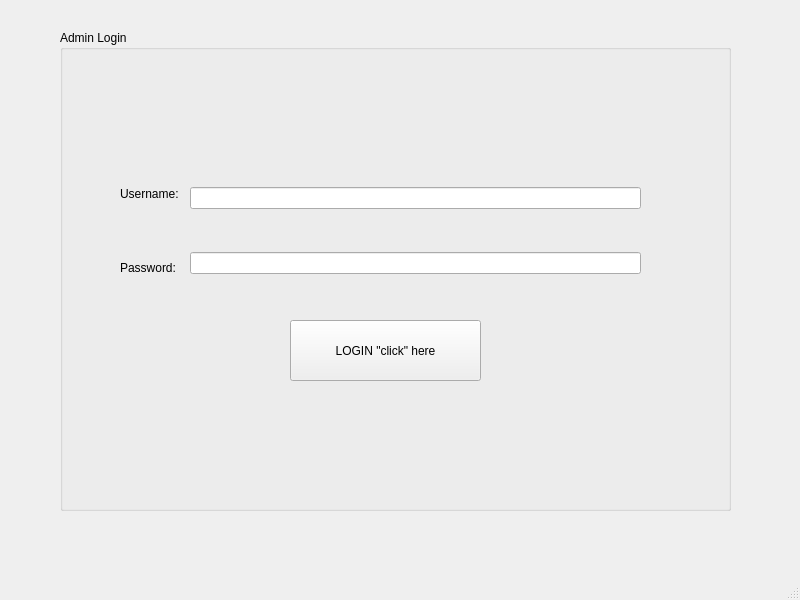
<?xml version="1.0" encoding="UTF-8"?>
<ui version="4.0">
 <class>Login</class>
 <widget class="QMainWindow" name="Login">
  <property name="geometry">
   <rect>
    <x>0</x>
    <y>0</y>
    <width>800</width>
    <height>600</height>
   </rect>
  </property>
  <property name="windowTitle">
   <string>MainWindow</string>
  </property>
  <widget class="QWidget" name="centralwidget">
   <widget class="QGroupBox" name="groupBox">
    <property name="geometry">
     <rect>
      <x>60</x>
      <y>30</y>
      <width>671</width>
      <height>481</height>
     </rect>
    </property>
    <property name="title">
     <string>Admin Login</string>
    </property>
    <widget class="QPushButton" name="pushButton_login">
     <property name="geometry">
      <rect>
       <x>230</x>
       <y>290</y>
       <width>191</width>
       <height>61</height>
      </rect>
     </property>
     <property name="text">
      <string>LOGIN &quot;click&quot; here</string>
     </property>
    </widget>
    <widget class="QWidget" name="verticalLayoutWidget">
     <property name="geometry">
      <rect>
       <x>60</x>
       <y>130</y>
       <width>71</width>
       <height>141</height>
      </rect>
     </property>
     <layout class="QVBoxLayout" name="verticalLayout">
      <item>
       <widget class="QLabel" name="username">
        <property name="text">
         <string>Username:</string>
        </property>
       </widget>
      </item>
      <item>
       <widget class="QLabel" name="password">
        <property name="text">
         <string>Password:</string>
        </property>
       </widget>
      </item>
     </layout>
    </widget>
    <widget class="QWidget" name="verticalLayoutWidget_2">
     <property name="geometry">
      <rect>
       <x>130</x>
       <y>120</y>
       <width>451</width>
       <height>161</height>
      </rect>
     </property>
     <layout class="QVBoxLayout" name="verticalLayout_2">
      <item>
       <widget class="QLineEdit" name="lineEdit_username"/>
      </item>
      <item>
       <widget class="QLineEdit" name="lineEdit_password"/>
      </item>
     </layout>
    </widget>
   </widget>
  </widget>
  <widget class="QMenuBar" name="menubar">
   <property name="geometry">
    <rect>
     <x>0</x>
     <y>0</y>
     <width>800</width>
     <height>21</height>
    </rect>
   </property>
  </widget>
  <widget class="QStatusBar" name="statusbar"/>
 </widget>
 <resources/>
 <connections/>
</ui>
